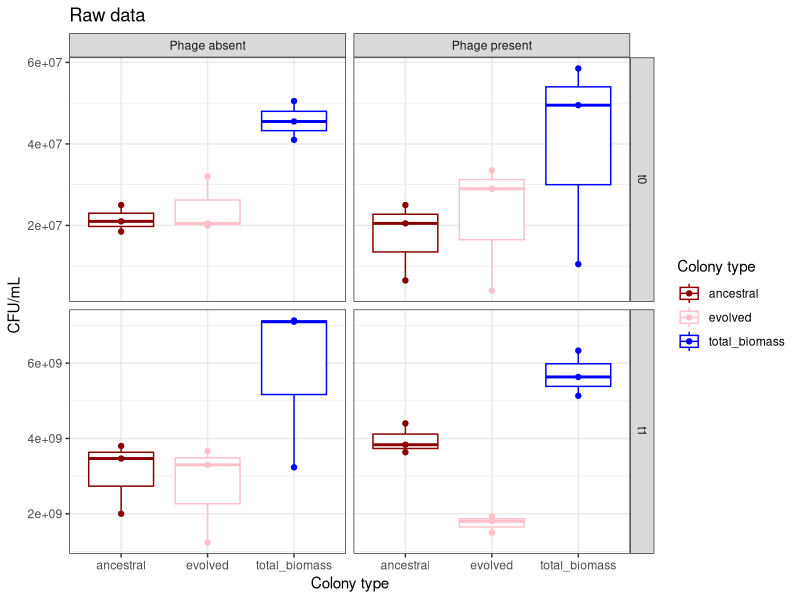
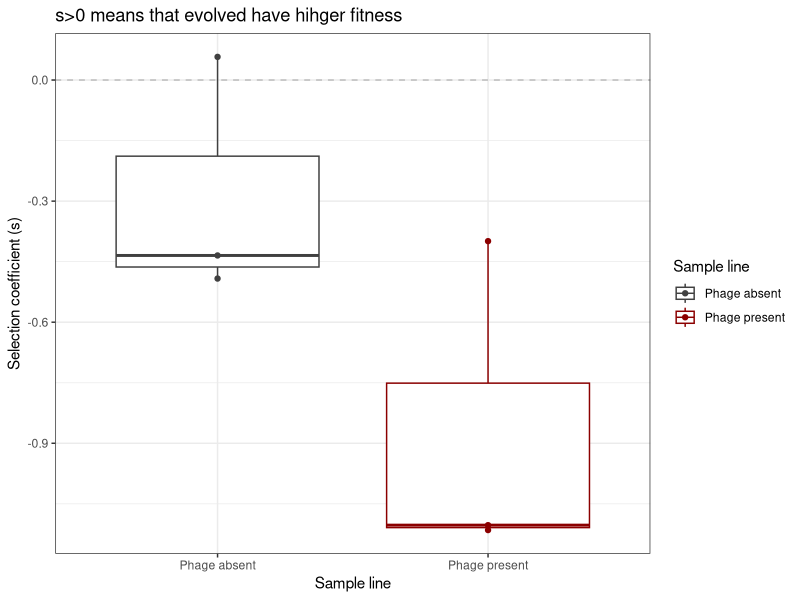
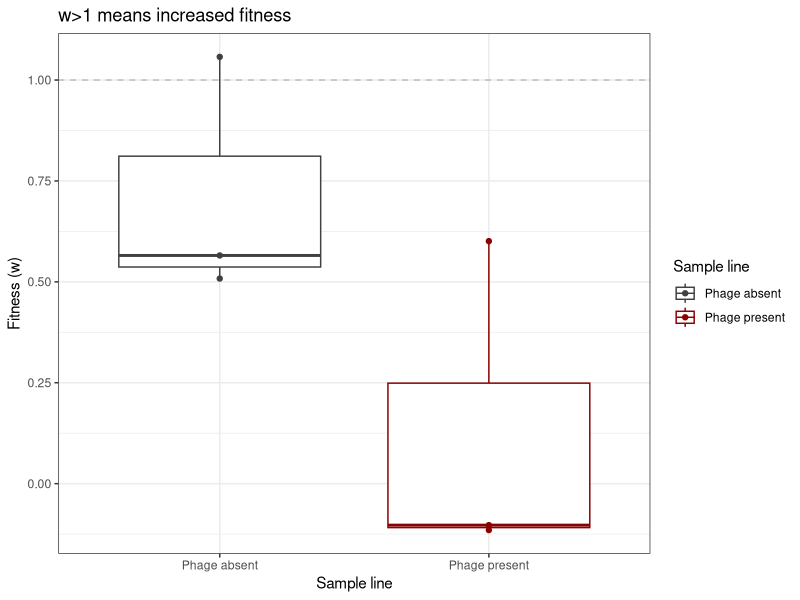
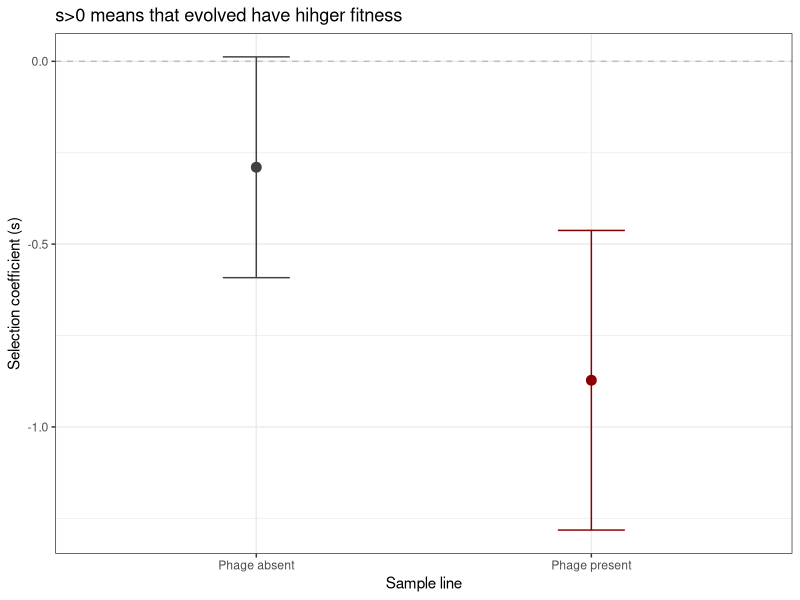
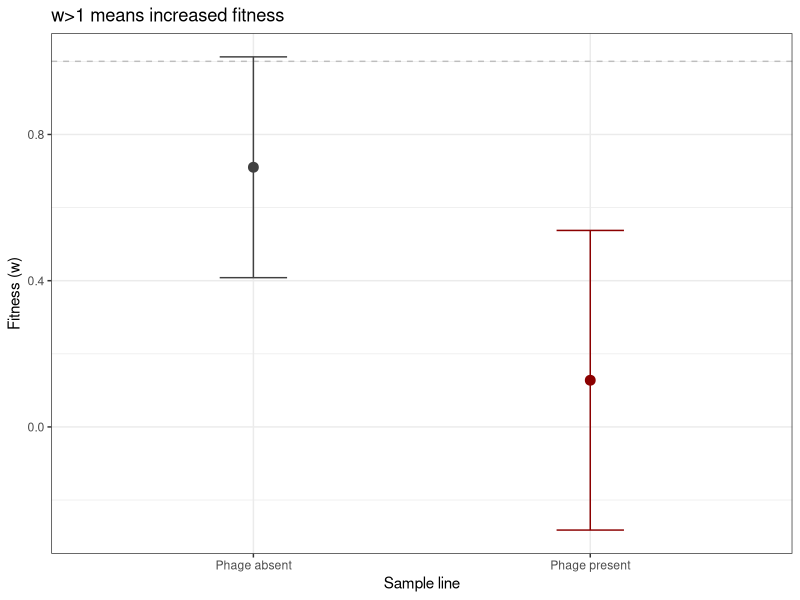
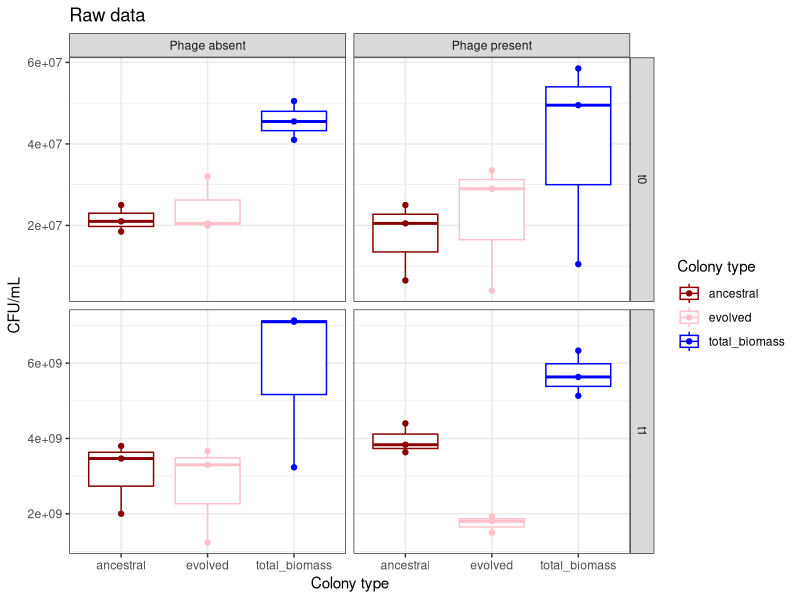

The R source for these figures, in order:
# Praktical training UL 
# 12.05.20
# Karakoc
# Competition experiments/selection coefficients/fitness

# Load libraries 
library(tidyverse)  # we use dplyr and ggplot2 

# Set working directory 
# run from the folder this script is in

# Read data 
comp_data <- read.table("competition_data.csv", header = T, sep = ";", dec = ",")

head(comp_data)
str(comp_data)

# Data manipulation 

new_comp_data <- comp_data %>%
  filter(Dilution_fold == 10000 | Dilution_fold == 1000000) %>%
  mutate(Red_col_ml = Red_colonies * Dilution_fold * 100) %>%
  mutate(Pink_col_ml = Pink_colonies * Dilution_fold * 100)  %>%
  group_by(Time, SampleID, Sample_line)  %>%
  summarise(ancestral = mean(Red_col_ml), evolved = mean(Pink_col_ml))  %>%
  mutate(total_biomass = ancestral + evolved ) %>%
  gather("type","cfu", -Time, -SampleID, -Sample_line)

  
ggplot(new_comp_data, aes(x = type, y=cfu, color = type))+
  geom_boxplot()+
  geom_point()+
  labs(x="Colony type", y="CFU/mL", title = "Raw data")+
  scale_color_manual("Colony type", values = c("darkred", "pink", "blue"))+
  facet_grid(Time~Sample_line, scales="free")+
  theme_bw()
  
ggsave("rawData.pdf", width = 20, height = 15, units="cm")  
  
  
#Calculating selection coefficient 

fitness_data <- new_comp_data %>%
  spread (type, cfu) %>%
  select(-total_biomass) %>%
  pivot_wider(names_from = "Time", values_from = c("ancestral", "evolved")) %>%
  mutate(selection_coef = (log(evolved_t1/ancestral_t1)) - (log(evolved_t0/ancestral_t0)))%>%
  mutate(fitness = selection_coef + 1)
  
#Plot 
ggplot(fitness_data, aes(x = Sample_line, y = selection_coef, color = Sample_line))+
  geom_hline(yintercept = 0, color = "grey", linetype = "dashed")+
  geom_boxplot()+
  geom_point()+
  labs(x = "Sample line", y = "Selection coefficient (s)", title ="s>0 means that evolved have hihger fitness")+
  scale_color_manual("Sample line", values = c("grey25", "darkred"))+
  theme_bw()


ggplot(fitness_data, aes(x = Sample_line, y = fitness, color = Sample_line))+
  geom_hline(yintercept = 1, color = "grey", linetype = "dashed")+
  geom_boxplot()+
  geom_point()+
  labs(x = "Sample line", y = "Fitness (w)", title ="w>1 means increased fitness")+
  scale_color_manual("Sample line", values = c("grey25", "darkred"))+
  theme_bw()

#Alternative method 

alternative_data <- fitness_data %>%
  select(SampleID, Sample_line, selection_coef , fitness) %>%
  group_by(Sample_line) %>%
  summarise(mean_selection_coef = mean(selection_coef), 
            sd_selection_coef = sd(selection_coef), 
            mean_fitness = mean(fitness), 
            sd_fitness = sd(fitness))
           


#Plot
ggplot(alternative_data, aes(x = Sample_line, y = mean_selection_coef, color = Sample_line))+
  geom_hline(yintercept = 0, color = "grey", linetype = "dashed")+
  geom_errorbar(aes(ymin = mean_selection_coef - sd_selection_coef, ymax = mean_selection_coef + sd_selection_coef), width =0.2)+
  geom_point(size = 3)+
  labs(x = "Sample line", y = "Selection coefficient (s)", title ="s>0 means that evolved have hihger fitness")+
  scale_color_manual("Sample line", values = c("grey25", "darkred"))+
  theme_bw()+
  theme(legend.position = "none")

ggplot(alternative_data, aes(x = Sample_line, y = mean_fitness, color = Sample_line))+
geom_hline(yintercept = 1, color = "grey", linetype = "dashed")+
  geom_errorbar(aes(ymin = mean_fitness - sd_fitness, ymax = mean_fitness + sd_fitness ), width =0.2)+
  geom_point(size = 3)+
  labs(x = "Sample line", y = "Fitness (w)", title ="w>1 means increased fitness")+
  scale_color_manual("Sample line", values = c("grey25", "darkred"))+
  theme_bw()+
  theme(legend.position = "none")


t.test(fitness~Sample_line, data = fitness_data)
